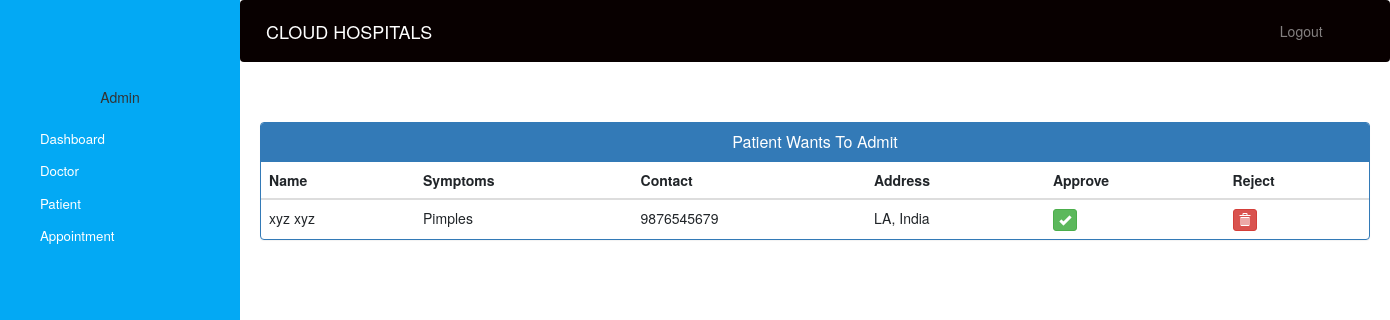
The app's page /admin-approve-patient (signed in) with its own data.
### hospital/models.py (models this page shows, shortened)
class Patient(models.Model):
    user=models.OneToOneField(User,on_delete=models.CASCADE)
    address = models.CharField(max_length=40)
    mobile = models.CharField(max_length=20,null=False)
    symptoms = models.CharField(max_length=100,null=False)
    assignedDoctorId = models.PositiveIntegerField(null=True)
    admitDate=models.DateField(auto_now=True)
    status=models.BooleanField(default=False)
    @property
    def get_name(self):
        return self.user.first_name+" "+self.user.last_name

### hospital/views.py (the view)
# urls.py: path('admin-approve-patient', views.admin_approve_patient_view,name='admin-approve-patient'),
@login_required(login_url='adminlogin')
@user_passes_test(is_admin)
def admin_approve_patient_view(request):
    patients=models.Patient.objects.all().filter(status=False)
    return render(request,'hospital/admin_approve_patient.html',{'patients':patients})

### hospital/views.py (called while the page is built)
def is_admin(user):
    return user.groups.filter(name='ADMIN').exists()

### templates/hospital/admin_approve_patient.html (shortened to what this page needs)
{% extends 'hospital/admin_base.html' %}
{% block content %}
{%load static%}
<head>
  <link href="//netdna.bootstrapcdn.com/bootstrap/3.0.0/css/bootstrap.min.css" rel="stylesheet" id="bootstrap-css">
</head>
<div class="container">
  <div class="panel panel-primary">
    <div class="panel-heading">
      <h6 class="panel-title">Patient Wants To Admit</h6>
    </div>
    <table class="table table-hover" id="dev-table">
      <thead>
        <tr>
          <th>Name</th>
          <th>Symptoms</th>
          <th>Contact</th>
          <th>Address</th>
          <th>Approve</th>
          <th>Reject</th>
        </tr>
      </thead>
      {% for p in patients %}
      <tr>
        <td> {{p.get_name}}</td>
        <td>{{p.symptoms}}</td>
        <td>{{p.mobile}}</td>
        <td>{{p.address}}</td>
        <td><a class="btn btn-success btn-xs" href="{% url 'approve-patient' p.id  %}"><span class="glyphicon glyphicon-ok"></span></a></td>
        <td><a class="btn btn-danger btn-xs" href="{% url 'reject-patient' p.id  %}"><span class="glyphicon glyphicon-trash"></span></a></td>
      </tr>
      {% endfor %}
    </table>
  </div>
</div>
{% endblock content %}

### static/style.css (style rules this page uses)
body { padding-left: 240px; }

### templates/hospital/admin_base.html (style rules this page uses)
a:link { text-decoration: none; }
a { color: white; }
body { padding-left: 240px; }

### templates/hospital/admin_approve_patient.html (style rules this page uses)
a:link { text-decoration: none; }
h6 { text-align: center; }

### records on screen
Patient: get_name "xyz xyz", symptoms "Pimples", mobile "9876545679", address "LA, India"
